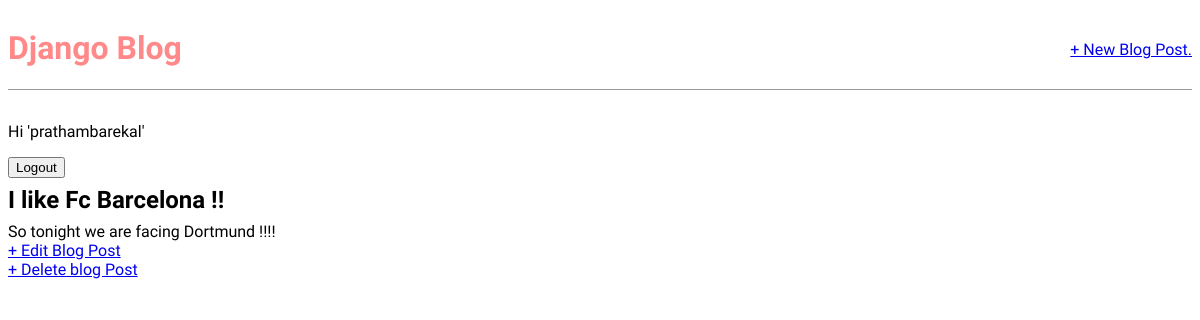
The app's page /post/5/ (signed in) with its own data.
### blog/models.py (models this page shows, shortened)
class Post(models.Model):
  title = models.CharField(max_length=100)
  author = models.ForeignKey("auth.User",on_delete=models.CASCADE)
  body = models.TextField()
  def get_absolute_url(self):
    return reverse("post_detail",kwargs={"pk":self.pk})

### blog/views.py (the view)
# urls.py: path("post/<int:pk>/",BlogDetailView.as_view(),name="post_detail"),
class BlogDetailView(DetailView):
  model = Post
  template_name = "post_detail.html"

### templates/post_detail.html
{% extends "base.html" %}
{% block content %}
<div class="post-entry">
  <h2>{{post.title}}</h2>
  <p>{{post.body}}</p>
  <a href="{{post.get_absolute_url}}edit">+ Edit Blog Post</a>
  <p><a href="{{post.get_absolute_url}}delete">+ Delete blog Post</a></p>
</div>
{% endblock %}

### templates/base.html (shortened to what this page needs)
{% load static %}
<!DOCTYPE html>
<html lang="en">
<head>
  <link rel="stylesheet" href="static/css/base.css">
</head>
<body>
  <div>
    <header>
      <div class="nav-left">
        <h1><a href="{% url 'home' %}">Django Blog</a></h1>
      </div>
      <div class="nav-right">
        <a href="{% url 'post_new' %}">+ New Blog Post.</a>
      </div>
    </header>
    {% if user.is_authenticated %}
    <p>Hi '{{user.username}}'</p>
    <form action="{% url 'logout' %}" method="post">
      <button type="submit">Logout</button>
    </form>
    {% else %}
    <p>You are not logged in.</p>
    <a href="{% url 'login' %}">Login from here.</a>
    <p><a href="{% url 'signup' %}">Signup maybe ?</a></p>
    {% endif %}
    <div>
      {% block content %}
      {% endblock content %}
    </div>
  </div>
</body>
</html>

### static/css/base.css (style rules this page uses)
body { font-family: 'Source Sans 3',sans-serif; font-size:16px; }
header { border-bottom: 1px solid #999; margin-bottom: 2rem; display: flex; }
header h1 a { color: rgb(255, 137, 137); text-decoration: none; }
.nav-left { margin-right:auto; }
.nav-right { display:flex; padding-top: 2rem; }
.post-entry { margin-bottom:2rem; }
.post-entry h2 { margin:0.5rem 0; }
.post-entry p { margin: 0; font-weight: 400; }

### records on screen
Post: title "I like Fc Barcelona !!", body "So tonight we are facing Dortmund !!!!"

### other values on screen
{{ user.username }} "prathambarekal"
